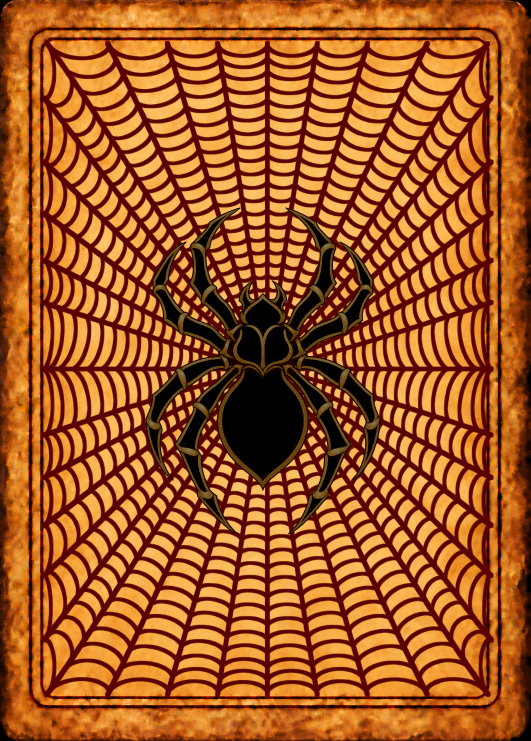
#> input picture art/cardback.png, 1061 x 1482 px, found by its file name (shown at 1/2 size)
$ python make-back.py
#> lines starting #> are read from the running program, lines starting #| are printed output that depends on the picture; after the words box and inside, x2 and y2 are one past the last pixel; in counts of white or black regions, pixels touching at a corner belong together
# Run from the BlackSpider folder: python tools/make-back.py
# The card back from the user's art/cardback.png: the black outside its rounded corners made transparent, saved as
# back-spider.webp (300 x 419). Bump back-spider.webp?v= in bs.css and bs-app.js afterwards.
from PIL import Image, ImageDraw, ImageFilter

im = Image.open("art/cardback.png").convert("RGB")
#> im is the input picture: PIL image 1061x1482 RGB; mean R, G, B 164, 89.2, 33.9
work = im.copy()
for xy in [(0, 0), (im.width - 1, 0), (0, im.height - 1), (im.width - 1, im.height - 1)]:
    ImageDraw.floodfill(work, xy, (255, 0, 255), thresh=60)
mask = Image.new("L", im.size, 255)
#> mask: PIL image 1061x1482 L; every value is 255
px, m = work.load(), mask.load()
for y in range(im.height):
    for x in range(im.width):
        if px[x, y] == (255, 0, 255): m[x, y] = 0
out = im.convert("RGBA"); out.putalpha(mask.filter(ImageFilter.GaussianBlur(1.2)))
#> after `out.putalpha(mask.filter(ImageFilter.GaussianBlur(1.2)))`:
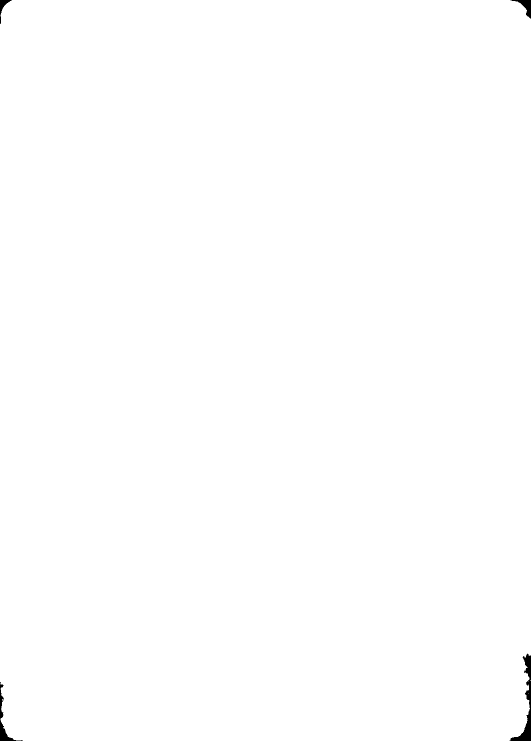
#> mask: PIL image 1061x1482 L (shown at 1/2 size); 99.8% white; 4 black regions, box (x1, y1, x2, y2) and area: (1019, 1307, 1061, 1482) 1606, (0, 1364, 46, 1482) 806, (1021, 0, 1061, 37) 481, (0, 0, 24, 48) 295
out.resize((300, 419), Image.LANCZOS).save("back-spider.webp", "WEBP", quality=88, method=6)
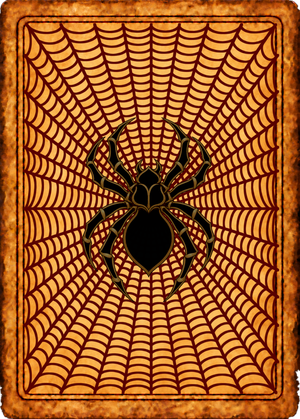
#> saved as back-spider.webp: PIL image 300x419 RGBA; mean R, G, B, A 163.8, 90.2, 34.3, 254.5; transparent parts drawn white
print("ok", im.size)
#| ok (1061, 1482)

$ run again, with art/cave.png copied over art/cardback.png
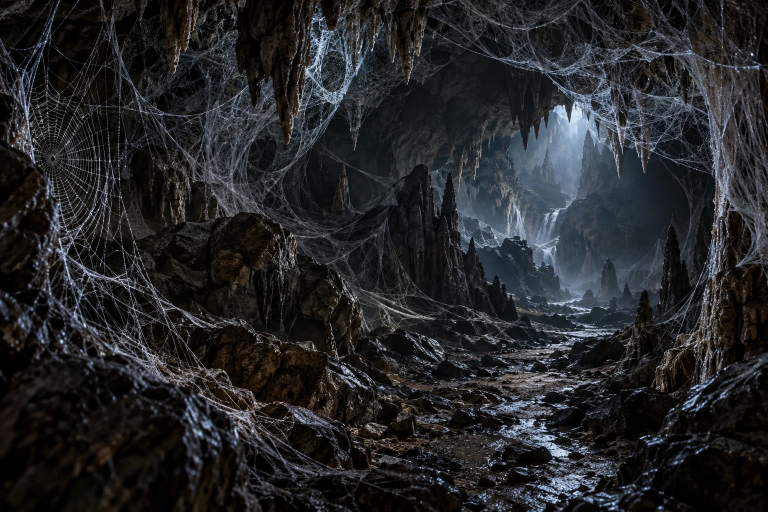
#> input picture art/cave.png, 1536 x 1024 px, found by its file name (shown at 1/2 size)
#> im is the input picture: PIL image 1536x1024 RGB; mean R, G, B 37, 38, 40.4
#> `out.putalpha(mask.filter(ImageFilter.GaussianBlur(1.2)))`:
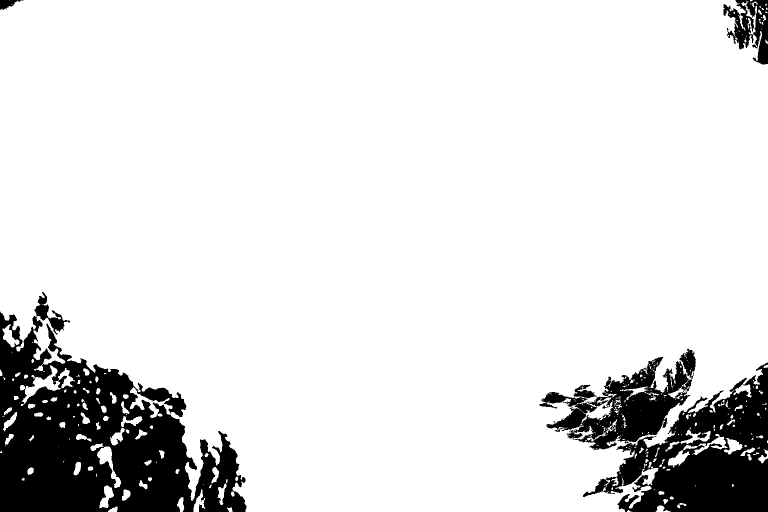
#> mask: PIL image 1536x1024 L (shown at 1/2 size); 87.8% white; 4 black regions, box (x1, y1, x2, y2) and area: (0, 584, 493, 1024) 108644, (1079, 697, 1536, 1024) 76260, (1447, 0, 1536, 129) 5764, (0, 0, 47, 20) 485
#> `out.resize((300, 419), Image.LANCZOS).save("back-spider.webp", "WEBP",..`:
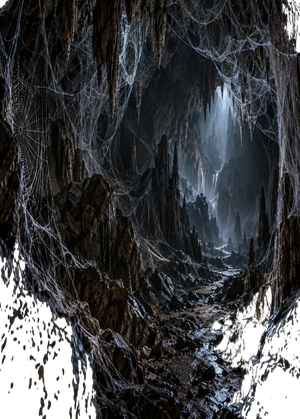
#> saved as back-spider.webp: PIL image 300x419 RGBA; mean R, G, B, A 36.6, 37.9, 40.5, 224.1; transparent parts drawn white
#| ok (1536, 1024)
